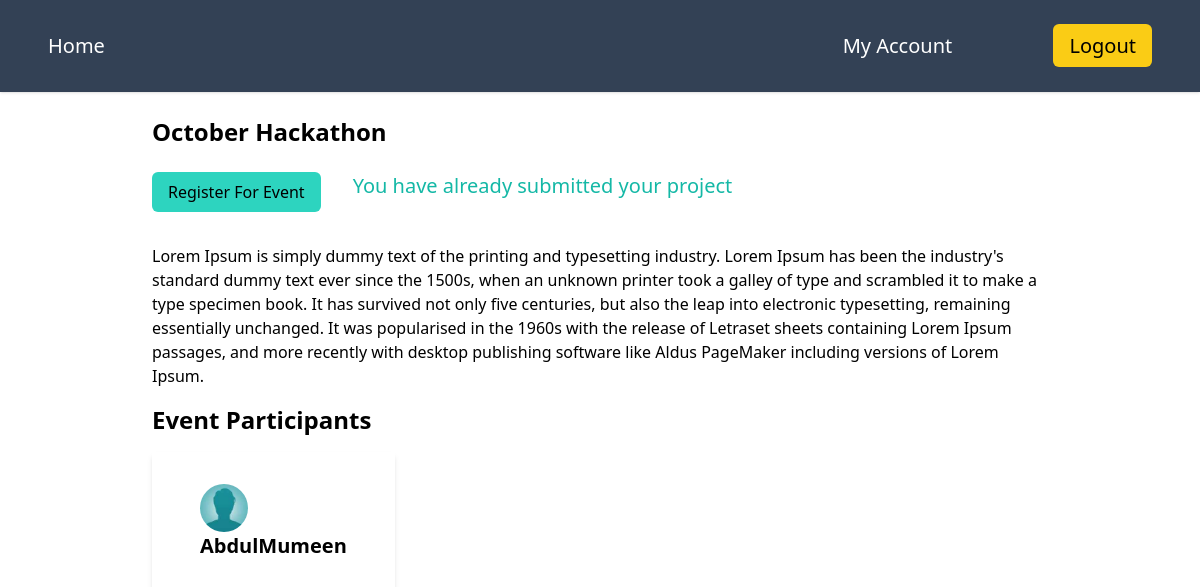
Screenshot of /event/1c4aebd3-c989-4820-825a-4a455d52000f/ (signed in) with the database file from the repository.
### event/models.py (models this page shows, shortened)
class Event(models.Model):
    id = models.UUIDField(default=uuid.uuid4, unique=True, primary_key=True, editable=False)
    name = models.CharField(max_length=200)
    description = models.TextField(null=True, blank=True)
    participants = models.ManyToManyField(User, blank=True, related_name='events')
    start_date = models.DateTimeField(null=True)
    end_date = models.DateTimeField(null=True)
    registration_deadline = models.DateTimeField(null=True)
    updated = models.DateTimeField(auto_now=True)
    created = models.DateTimeField(auto_now_add=True)

class User(AbstractUser):
    name = models.CharField(max_length=100, null=True)
    email = models.EmailField(unique=True, null=True)
    bio = models.TextField(null=True, blank=True)
    hackathon_participant = models.BooleanField(default=True, null=True)
    avatar = models.ImageField(default='default1.jpeg')
    id = models.UUIDField(default=uuid.uuid4, unique=True, primary_key=True, editable=False)
    USERNAME_FIELD = 'email'
    REQUIRED_FIELDS = ['username']

### event/views.py (the view)
# urls.py: path('event/<str:pk>/', views.event_page, name='event'),
def event_page(request, pk):
    event = Event.objects.get(id=pk)
    registered = False
    submitted = False
    if request.user.is_authenticated:
        registered = request.user.events.filter(id=event.id).exists()
        submitted = Submission.objects.filter(participant=request.user, event=event).exists()
    return render(request, 'event/event.html', {'event':event, 'registered':registered, 'submitted':submitted})

### event/templates/event/event.html
{% extends 'event/main.html' %} {% block content %}
<h1 class="font-extrabold my-6 text-2xl">{{event.name}}</h1>
<div class="flex flex-wrap gap-8">
  {% if registered %}
  <p class="text-xl text-teal-500">
    You have already registered for this event
  </p>
  {% else %}
  <a
    class="py-2 px-4 rounded-md bg-teal-400 block mb-4"
    href="{%url 'registration_confirmation' event.id%}"
    >Register For Event</a
  >
  {% endif %} {% if submitted %}
  <p class="text-xl text-teal-500">You have already submitted your project</p>
  {% else %}
  <a
    class="py-2 px-4 block rounded-md bg-teal-400 mb-4"
    href="{%url 'project-submission' event.id%}"
    >Submit Project</a
  >
  {% endif %}
</div>
<div>
  <p class="mt-4 text-2xl font-bold">{{event.description|linebreaks|urlize}}</p>
</div>
<div>
  <h3 class="text-2xl font-extrabold mt-4">Event Participants</h3>
  <div id="events--lists" class="flex gap-x-8 text-xl flex-wrap">
    {% for user in event.participants.all %}
    <div class="shadow-md px-12 py-8 my-4 rounded-sm">
      <img class="rounded-full w-12 h-12" src="{{user.avatar.url}}" />
      <strong>{{user.name}}</strong>
    </div>
    {%endfor%}
  </div>
</div>
{%endblock%}

### rows the page displays
Event: name "October Hackathon", description "Lorem Ipsum is simply dummy text of the printing and typesetting industry. Lorem Ipsum has been the industry's standard dummy text ever since the 1500s, when an unknown printer took a galley of type and scrambled it to make a type specimen book. It has survived not only five centuries, but also the leap into electronic typesetting, remaining essentially unchanged. It was popularised in the 1960s with the release of Letraset sheets containing Lorem Ipsum passages, and more recently with desktop publishing software like Aldus PageMaker including versions of Lorem Ipsum."
User: avatar (placeholder picture), name "AbdulMumeen"
